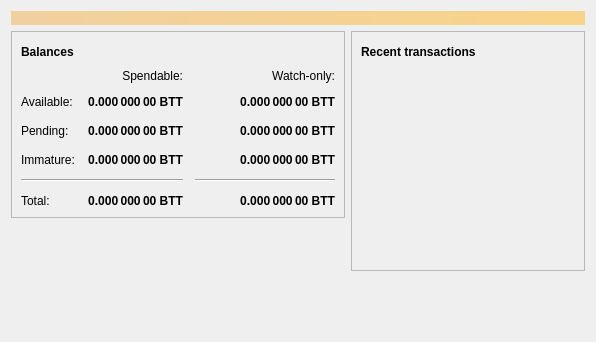
<?xml version="1.0" encoding="UTF-8"?>
<ui version="4.0">
 <class>OverviewPage</class>
 <widget class="QWidget" name="OverviewPage">
  <property name="geometry">
   <rect>
    <x>0</x>
    <y>0</y>
    <width>596</width>
    <height>342</height>
   </rect>
  </property>
  <property name="windowTitle">
   <string>Form</string>
  </property>
  <layout class="QVBoxLayout" name="topLayout">
   <item>
    <widget class="QLabel" name="labelAlerts">
     <property name="visible">
      <bool>false</bool>
     </property>
     <property name="styleSheet">
      <string notr="true">QLabel { background-color: qlineargradient(x1: 0, y1: 0, x2: 1, y2: 0, stop:0 #F0D0A0, stop:1 #F8D488); color:#000000; }</string>
     </property>
     <property name="wordWrap">
      <bool>true</bool>
     </property>
     <property name="margin">
      <number>3</number>
     </property>
     <property name="textInteractionFlags">
      <set>Qt::TextSelectableByMouse</set>
     </property>
    </widget>
   </item>
   <item>
    <layout class="QHBoxLayout" name="horizontalLayout" stretch="1,1">
     <item>
      <layout class="QVBoxLayout" name="verticalLayout_2">
       <item>
        <widget class="QFrame" name="frame">
         <property name="frameShape">
          <enum>QFrame::StyledPanel</enum>
         </property>
         <property name="frameShadow">
          <enum>QFrame::Raised</enum>
         </property>
         <layout class="QVBoxLayout" name="verticalLayout_4">
          <item>
           <layout class="QHBoxLayout" name="horizontalLayout_4">
            <item>
             <widget class="QLabel" name="label_5">
              <property name="font">
               <font>
                <weight>75</weight>
                <bold>true</bold>
               </font>
              </property>
              <property name="text">
               <string>Balances</string>
              </property>
             </widget>
            </item>
            <item>
             <widget class="QPushButton" name="labelWalletStatus">
              <property name="enabled">
               <bool>true</bool>
              </property>
              <property name="maximumSize">
               <size>
                <width>30</width>
                <height>16777215</height>
               </size>
              </property>
              <property name="toolTip">
               <string>The displayed information may be out of date. Your wallet automatically synchronizes with the BitcoinRent network after a connection is established, but this process has not completed yet.</string>
              </property>
              <property name="text">
               <string/>
              </property>
              <property name="icon">
               <iconset resource="../bitcoinrent.qrc">
                <normaloff>:/icons/warning</normaloff>
                <disabledoff>:/icons/warning</disabledoff>:/icons/warning</iconset>
              </property>
              <property name="iconSize">
               <size>
                <width>24</width>
                <height>24</height>
               </size>
              </property>
              <property name="flat">
               <bool>true</bool>
              </property>
             </widget>
            </item>
            <item>
             <spacer name="horizontalSpacer_3">
              <property name="orientation">
               <enum>Qt::Horizontal</enum>
              </property>
              <property name="sizeHint" stdset="0">
               <size>
                <width>40</width>
                <height>20</height>
               </size>
              </property>
             </spacer>
            </item>
           </layout>
          </item>
          <item>
           <layout class="QGridLayout" name="gridLayout">
            <property name="spacing">
             <number>12</number>
            </property>
            <item row="2" column="2">
             <widget class="QLabel" name="labelWatchPending">
              <property name="font">
               <font>
                <weight>75</weight>
                <bold>true</bold>
               </font>
              </property>
              <property name="cursor">
               <cursorShape>IBeamCursor</cursorShape>
              </property>
              <property name="toolTip">
               <string>Unconfirmed transactions to watch-only addresses</string>
              </property>
              <property name="text">
               <string notr="true">0.000 000 00 BTT</string>
              </property>
              <property name="alignment">
               <set>Qt::AlignRight|Qt::AlignTrailing|Qt::AlignVCenter</set>
              </property>
              <property name="textInteractionFlags">
               <set>Qt::LinksAccessibleByMouse|Qt::TextSelectableByKeyboard|Qt::TextSelectableByMouse</set>
              </property>
             </widget>
            </item>
            <item row="2" column="1">
             <widget class="QLabel" name="labelUnconfirmed">
              <property name="font">
               <font>
                <weight>75</weight>
                <bold>true</bold>
               </font>
              </property>
              <property name="cursor">
               <cursorShape>IBeamCursor</cursorShape>
              </property>
              <property name="toolTip">
               <string>Total of transactions that have yet to be confirmed, and do not yet count toward the spendable balance</string>
              </property>
              <property name="text">
               <string notr="true">0.000 000 00 BTT</string>
              </property>
              <property name="alignment">
               <set>Qt::AlignRight|Qt::AlignTrailing|Qt::AlignVCenter</set>
              </property>
              <property name="textInteractionFlags">
               <set>Qt::LinksAccessibleByMouse|Qt::TextSelectableByKeyboard|Qt::TextSelectableByMouse</set>
              </property>
             </widget>
            </item>
            <item row="3" column="2">
             <widget class="QLabel" name="labelWatchImmature">
              <property name="font">
               <font>
                <weight>75</weight>
                <bold>true</bold>
               </font>
              </property>
              <property name="cursor">
               <cursorShape>IBeamCursor</cursorShape>
              </property>
              <property name="toolTip">
               <string>Mined balance in watch-only addresses that has not yet matured</string>
              </property>
              <property name="text">
               <string notr="true">0.000 000 00 BTT</string>
              </property>
              <property name="alignment">
               <set>Qt::AlignRight|Qt::AlignTrailing|Qt::AlignVCenter</set>
              </property>
              <property name="textInteractionFlags">
               <set>Qt::LinksAccessibleByMouse|Qt::TextSelectableByKeyboard|Qt::TextSelectableByMouse</set>
              </property>
             </widget>
            </item>
            <item row="4" column="0" colspan="2">
             <widget class="Line" name="line">
              <property name="orientation">
               <enum>Qt::Horizontal</enum>
              </property>
             </widget>
            </item>
            <item row="4" column="2">
             <widget class="Line" name="lineWatchBalance">
              <property name="sizePolicy">
               <sizepolicy hsizetype="Preferred" vsizetype="Fixed">
                <horstretch>0</horstretch>
                <verstretch>0</verstretch>
               </sizepolicy>
              </property>
              <property name="minimumSize">
               <size>
                <width>140</width>
                <height>0</height>
               </size>
              </property>
              <property name="orientation">
               <enum>Qt::Horizontal</enum>
              </property>
             </widget>
            </item>
            <item row="5" column="0">
             <widget class="QLabel" name="labelTotalText">
              <property name="text">
               <string>Total:</string>
              </property>
             </widget>
            </item>
            <item row="3" column="1">
             <widget class="QLabel" name="labelImmature">
              <property name="font">
               <font>
                <weight>75</weight>
                <bold>true</bold>
               </font>
              </property>
              <property name="cursor">
               <cursorShape>IBeamCursor</cursorShape>
              </property>
              <property name="toolTip">
               <string>Mined balance that has not yet matured</string>
              </property>
              <property name="text">
               <string notr="true">0.000 000 00 BTT</string>
              </property>
              <property name="alignment">
               <set>Qt::AlignRight|Qt::AlignTrailing|Qt::AlignVCenter</set>
              </property>
              <property name="textInteractionFlags">
               <set>Qt::LinksAccessibleByMouse|Qt::TextSelectableByKeyboard|Qt::TextSelectableByMouse</set>
              </property>
             </widget>
            </item>
            <item row="2" column="3">
             <spacer name="horizontalSpacer_2">
              <property name="orientation">
               <enum>Qt::Horizontal</enum>
              </property>
              <property name="sizeHint" stdset="0">
               <size>
                <width>40</width>
                <height>20</height>
               </size>
              </property>
             </spacer>
            </item>
            <item row="3" column="0">
             <widget class="QLabel" name="labelImmatureText">
              <property name="text">
               <string>Immature:</string>
              </property>
             </widget>
            </item>
            <item row="5" column="1">
             <widget class="QLabel" name="labelTotal">
              <property name="font">
               <font>
                <weight>75</weight>
                <bold>true</bold>
               </font>
              </property>
              <property name="cursor">
               <cursorShape>IBeamCursor</cursorShape>
              </property>
              <property name="toolTip">
               <string>Your current total balance</string>
              </property>
              <property name="text">
               <string notr="true">0.000 000 00 BTT</string>
              </property>
              <property name="alignment">
               <set>Qt::AlignRight|Qt::AlignTrailing|Qt::AlignVCenter</set>
              </property>
              <property name="textInteractionFlags">
               <set>Qt::LinksAccessibleByMouse|Qt::TextSelectableByKeyboard|Qt::TextSelectableByMouse</set>
              </property>
             </widget>
            </item>
            <item row="5" column="2">
             <widget class="QLabel" name="labelWatchTotal">
              <property name="font">
               <font>
                <weight>75</weight>
                <bold>true</bold>
               </font>
              </property>
              <property name="cursor">
               <cursorShape>IBeamCursor</cursorShape>
              </property>
              <property name="toolTip">
               <string>Current total balance in watch-only addresses</string>
              </property>
              <property name="text">
               <string notr="true">0.000 000 00 BTT</string>
              </property>
              <property name="alignment">
               <set>Qt::AlignRight|Qt::AlignTrailing|Qt::AlignVCenter</set>
              </property>
              <property name="textInteractionFlags">
               <set>Qt::LinksAccessibleByMouse|Qt::TextSelectableByKeyboard|Qt::TextSelectableByMouse</set>
              </property>
             </widget>
            </item>
            <item row="0" column="2">
             <widget class="QLabel" name="labelWatchonly">
              <property name="text">
               <string>Watch-only:</string>
              </property>
              <property name="alignment">
               <set>Qt::AlignRight|Qt::AlignTrailing|Qt::AlignVCenter</set>
              </property>
             </widget>
            </item>
            <item row="1" column="0">
             <widget class="QLabel" name="labelBalanceText">
              <property name="text">
               <string>Available:</string>
              </property>
             </widget>
            </item>
            <item row="1" column="1">
             <widget class="QLabel" name="labelBalance">
              <property name="font">
               <font>
                <weight>75</weight>
                <bold>true</bold>
               </font>
              </property>
              <property name="cursor">
               <cursorShape>IBeamCursor</cursorShape>
              </property>
              <property name="toolTip">
               <string>Your current spendable balance</string>
              </property>
              <property name="text">
               <string notr="true">0.000 000 00 BTT</string>
              </property>
              <property name="alignment">
               <set>Qt::AlignRight|Qt::AlignTrailing|Qt::AlignVCenter</set>
              </property>
              <property name="textInteractionFlags">
               <set>Qt::LinksAccessibleByMouse|Qt::TextSelectableByKeyboard|Qt::TextSelectableByMouse</set>
              </property>
             </widget>
            </item>
            <item row="1" column="2">
             <widget class="QLabel" name="labelWatchAvailable">
              <property name="font">
               <font>
                <weight>75</weight>
                <bold>true</bold>
               </font>
              </property>
              <property name="cursor">
               <cursorShape>IBeamCursor</cursorShape>
              </property>
              <property name="toolTip">
               <string>Your current balance in watch-only addresses</string>
              </property>
              <property name="text">
               <string notr="true">0.000 000 00 BTT</string>
              </property>
              <property name="alignment">
               <set>Qt::AlignRight|Qt::AlignTrailing|Qt::AlignVCenter</set>
              </property>
              <property name="textInteractionFlags">
               <set>Qt::LinksAccessibleByMouse|Qt::TextSelectableByKeyboard|Qt::TextSelectableByMouse</set>
              </property>
             </widget>
            </item>
            <item row="2" column="0">
             <widget class="QLabel" name="labelPendingText">
              <property name="text">
               <string>Pending:</string>
              </property>
             </widget>
            </item>
            <item row="0" column="1">
             <widget class="QLabel" name="labelSpendable">
              <property name="text">
               <string>Spendable:</string>
              </property>
              <property name="alignment">
               <set>Qt::AlignRight|Qt::AlignTrailing|Qt::AlignVCenter</set>
              </property>
             </widget>
            </item>
           </layout>
          </item>
         </layout>
        </widget>
       </item>
       <item>
        <spacer name="verticalSpacer">
         <property name="orientation">
          <enum>Qt::Vertical</enum>
         </property>
         <property name="sizeHint" stdset="0">
          <size>
           <width>20</width>
           <height>40</height>
          </size>
         </property>
        </spacer>
       </item>
      </layout>
     </item>
     <item>
      <layout class="QVBoxLayout" name="verticalLayout_3">
       <item>
        <widget class="QFrame" name="frame_2">
         <property name="frameShape">
          <enum>QFrame::StyledPanel</enum>
         </property>
         <property name="frameShadow">
          <enum>QFrame::Raised</enum>
         </property>
         <layout class="QVBoxLayout" name="verticalLayout">
          <item>
           <layout class="QHBoxLayout" name="horizontalLayout_2">
            <item>
             <widget class="QLabel" name="label_4">
              <property name="font">
               <font>
                <weight>75</weight>
                <bold>true</bold>
               </font>
              </property>
              <property name="text">
               <string>Recent transactions</string>
              </property>
             </widget>
            </item>
            <item>
             <widget class="QPushButton" name="labelTransactionsStatus">
              <property name="enabled">
               <bool>true</bool>
              </property>
              <property name="maximumSize">
               <size>
                <width>30</width>
                <height>16777215</height>
               </size>
              </property>
              <property name="toolTip">
               <string>The displayed information may be out of date. Your wallet automatically synchronizes with the BitcoinRent network after a connection is established, but this process has not completed yet.</string>
              </property>
              <property name="text">
               <string/>
              </property>
              <property name="icon">
               <iconset resource="../bitcoinrent.qrc">
                <normaloff>:/icons/warning</normaloff>
                <disabledoff>:/icons/warning</disabledoff>:/icons/warning</iconset>
              </property>
              <property name="iconSize">
               <size>
                <width>24</width>
                <height>24</height>
               </size>
              </property>
              <property name="flat">
               <bool>true</bool>
              </property>
             </widget>
            </item>
            <item>
             <spacer name="horizontalSpacer">
              <property name="orientation">
               <enum>Qt::Horizontal</enum>
              </property>
              <property name="sizeHint" stdset="0">
               <size>
                <width>40</width>
                <height>20</height>
               </size>
              </property>
             </spacer>
            </item>
           </layout>
          </item>
          <item>
           <widget class="QListView" name="listTransactions">
            <property name="styleSheet">
             <string notr="true">QListView { background: transparent; }</string>
            </property>
            <property name="frameShape">
             <enum>QFrame::NoFrame</enum>
            </property>
            <property name="verticalScrollBarPolicy">
             <enum>Qt::ScrollBarAlwaysOff</enum>
            </property>
            <property name="horizontalScrollBarPolicy">
             <enum>Qt::ScrollBarAlwaysOff</enum>
            </property>
            <property name="selectionMode">
             <enum>QAbstractItemView::NoSelection</enum>
            </property>
           </widget>
          </item>
         </layout>
        </widget>
       </item>
       <item>
        <spacer name="verticalSpacer_2">
         <property name="orientation">
          <enum>Qt::Vertical</enum>
         </property>
         <property name="sizeHint" stdset="0">
          <size>
           <width>20</width>
           <height>40</height>
          </size>
         </property>
        </spacer>
       </item>
      </layout>
     </item>
    </layout>
   </item>
  </layout>
 </widget>
 <resources/>
 <connections/>
</ui>
